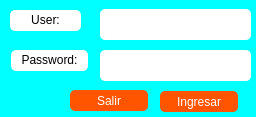
<?xml version="1.0" encoding="UTF-8"?>
<ui version="4.0">
 <class>Form</class>
 <widget class="QWidget" name="Form">
  <property name="geometry">
   <rect>
    <x>0</x>
    <y>0</y>
    <width>256</width>
    <height>117</height>
   </rect>
  </property>
  <property name="windowTitle">
   <string>Ingreso</string>
  </property>
  <property name="styleSheet">
   <string notr="true">background-color: rgb(0, 255, 255);</string>
  </property>
  <widget class="QLabel" name="label">
   <property name="geometry">
    <rect>
     <x>10</x>
     <y>10</y>
     <width>71</width>
     <height>21</height>
    </rect>
   </property>
   <property name="styleSheet">
    <string notr="true">background-color: rgb(255, 255, 255);
font: 63 12pt &quot;Century Schoolbook L&quot;;
border-radius: 5px;</string>
   </property>
   <property name="text">
    <string>&lt;html&gt;&lt;head/&gt;&lt;body&gt;&lt;p align=&quot;center&quot;&gt;User:&lt;/p&gt;&lt;/body&gt;&lt;/html&gt;</string>
   </property>
  </widget>
  <widget class="QTextEdit" name="textEdit">
   <property name="geometry">
    <rect>
     <x>100</x>
     <y>9</y>
     <width>151</width>
     <height>31</height>
    </rect>
   </property>
   <property name="styleSheet">
    <string notr="true">background-color: rgb(255, 255, 255);
font: 63 12pt &quot;Century Schoolbook L&quot;;
border-radius: 5px;</string>
   </property>
  </widget>
  <widget class="QPushButton" name="Ingresar">
   <property name="geometry">
    <rect>
     <x>160</x>
     <y>91</y>
     <width>78</width>
     <height>21</height>
    </rect>
   </property>
   <property name="styleSheet">
    <string notr="true">background-color: rgb(255, 85, 0);
color: rgb(255, 255, 255);
font: 63 12pt &quot;Century Schoolbook L&quot;;
border-radius: 5px;</string>
   </property>
   <property name="text">
    <string>Ingresar</string>
   </property>
  </widget>
  <widget class="QLabel" name="label_2">
   <property name="geometry">
    <rect>
     <x>11</x>
     <y>50</y>
     <width>77</width>
     <height>21</height>
    </rect>
   </property>
   <property name="styleSheet">
    <string notr="true">background-color: rgb(255, 255, 255);
font: 63 12pt &quot;Century Schoolbook L&quot;;
border-radius: 5px;</string>
   </property>
   <property name="text">
    <string>&lt;html&gt;&lt;head/&gt;&lt;body&gt;&lt;p align=&quot;center&quot;&gt;Password:&lt;/p&gt;&lt;/body&gt;&lt;/html&gt;</string>
   </property>
  </widget>
  <widget class="QTextEdit" name="textEdit_2">
   <property name="geometry">
    <rect>
     <x>100</x>
     <y>50</y>
     <width>151</width>
     <height>31</height>
    </rect>
   </property>
   <property name="styleSheet">
    <string notr="true">background-color: rgb(255, 255, 255);
font: 63 12pt &quot;Century Schoolbook L&quot;;
border-radius: 5px;</string>
   </property>
  </widget>
  <widget class="QPushButton" name="salir">
   <property name="geometry">
    <rect>
     <x>70</x>
     <y>90</y>
     <width>78</width>
     <height>21</height>
    </rect>
   </property>
   <property name="styleSheet">
    <string notr="true">background-color: rgb(255, 85, 0);
color: rgb(255, 255, 255);
font: 63 12pt &quot;Century Schoolbook L&quot;;
border-radius: 5px;</string>
   </property>
   <property name="text">
    <string>Salir</string>
   </property>
  </widget>
 </widget>
 <resources/>
 <connections/>
</ui>
